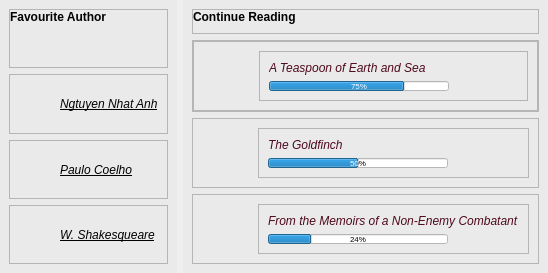
                  <widget class="QWidget" name="YourBookAndAuthor" native="true">
                   <layout class="QHBoxLayout" name="horizontalLayout_12">
                    <property name="leftMargin">
                     <number>0</number>
                    </property>
                    <property name="topMargin">
                     <number>0</number>
                    </property>
                    <property name="rightMargin">
                     <number>0</number>
                    </property>
                    <property name="bottomMargin">
                     <number>0</number>
                    </property>
                    <item>
                     <widget class="QWidget" name="widget_3" native="true">
                      <layout class="QHBoxLayout" name="horizontalLayout_18">
                       <property name="leftMargin">
                        <number>0</number>
                       </property>
                       <property name="topMargin">
                        <number>0</number>
                       </property>
                       <property name="rightMargin">
                        <number>0</number>
                       </property>
                       <property name="bottomMargin">
                        <number>0</number>
                       </property>
                       <item>
                        <widget class="QWidget" name="Autthor" native="true">
                         <property name="styleSheet">
                          <string notr="true">background-color: #EAEAEA</string>
                         </property>
                         <layout class="QVBoxLayout" name="verticalLayout_9">
                          <item>
                           <widget class="QFrame" name="frame_2">
                            <property name="frameShape">
                             <enum>QFrame::StyledPanel</enum>
                            </property>
                            <property name="frameShadow">
                             <enum>QFrame::Raised</enum>
                            </property>
                            <layout class="QHBoxLayout" name="horizontalLayout_13">
                             <property name="leftMargin">
                              <number>0</number>
                             </property>
                             <property name="topMargin">
                              <number>0</number>
                             </property>
                             <item alignment="Qt::AlignTop">
                              <widget class="QLabel" name="label_2">
                               <property name="font">
                                <font>
                                 <weight>75</weight>
                                 <bold>true</bold>
                                </font>
                               </property>
                               <property name="text">
                                <string>Favourite Author</string>
                               </property>
                              </widget>
                             </item>
                            </layout>
                           </widget>
                          </item>
                          <item>
                           <widget class="QFrame" name="frame_4">
                            <property name="frameShape">
                             <enum>QFrame::StyledPanel</enum>
                            </property>
                            <property name="frameShadow">
                             <enum>QFrame::Raised</enum>
                            </property>
                            <layout class="QHBoxLayout" name="horizontalLayout_14">
                             <item>
                              <widget class="QLabel" name="label_22">
                               <property name="minimumSize">
                                <size>
                                 <width>35</width>
                                 <height>35</height>
                                </size>
                               </property>
                               <property name="maximumSize">
                                <size>
                                 <width>35</width>
                                 <height>35</height>
                                </size>
                               </property>
                               <property name="text">
                                <string/>
                               </property>
                               <property name="pixmap">
                                <pixmap resource="Resource.qrc">:/Images/Resource/Images/nguyennhatanh_author.jpg</pixmap>
                               </property>
                               <property name="scaledContents">
                                <bool>true</bool>
                               </property>
                              </widget>
                             </item>
                             <item>
                              <widget class="QLabel" name="label_20">
                               <property name="font">
                                <font>
                                 <weight>50</weight>
                                 <italic>true</italic>
                                 <bold>false</bold>
                                 <underline>true</underline>
                                </font>
                               </property>
                               <property name="text">
                                <string>Ngtuyen Nhat Anh</string>
                               </property>
                              </widget>
                             </item>
                            </layout>
                           </widget>
                          </item>
                          <item>
                           <widget class="QFrame" name="frame_5">
                            <property name="frameShape">
                             <enum>QFrame::StyledPanel</enum>
                            </property>
                            <property name="frameShadow">
                             <enum>QFrame::Raised</enum>
                            </property>
                            <layout class="QHBoxLayout" name="horizontalLayout_15">
                             <item>
                              <widget class="QLabel" name="label_21">
                               <property name="minimumSize">
                                <size>
                                 <width>35</width>
                                 <height>35</height>
                                </size>
                               </property>
                               <property name="maximumSize">
                                <size>
                                 <width>35</width>
                                 <height>35</height>
                                </size>
                               </property>
                               <property name="text">
                                <string/>
                               </property>
                               <property name="pixmap">
                                <pixmap resource="Resource.qrc">:/Images/Resource/Images/paulo_author.jpg</pixmap>
                               </property>
                               <property name="scaledContents">
                                <bool>true</bool>
                               </property>
                              </widget>
                             </item>
                             <item>
                              <widget class="QLabel" name="label_26">
                               <property name="font">
                                <font>
                                 <italic>true</italic>
                                 <underline>true</underline>
                                </font>
                               </property>
                               <property name="text">
                                <string>Paulo Coelho</string>
                               </property>
                              </widget>
                             </item>
                             <item>
                              <widget class="QLabel" name="label_23">
                               <property name="text">
                                <string/>
                               </property>
                              </widget>
                             </item>
                            </layout>
                           </widget>
                          </item>
                          <item>
                           <widget class="QFrame" name="frame_3">
                            <property name="frameShape">
                             <enum>QFrame::StyledPanel</enum>
                            </property>
                            <property name="frameShadow">
                             <enum>QFrame::Raised</enum>
                            </property>
                            <layout class="QHBoxLayout" name="horizontalLayout_16">
                             <item>
                              <widget class="QLabel" name="label_24">
                               <property name="minimumSize">
                                <size>
                                 <width>35</width>
                                 <height>35</height>
                                </size>
                               </property>
                               <property name="maximumSize">
                                <size>
                                 <width>35</width>
                                 <height>35</height>
                                </size>
                               </property>
                               <property name="text">
                                <string/>
                               </property>
                               <property name="pixmap">
                                <pixmap resource="Resource.qrc">:/Images/Resource/Images/shakespeare_author.jpg</pixmap>
                               </property>
                               <property name="scaledContents">
                                <bool>true</bool>
                               </property>
                              </widget>
                             </item>
                             <item>
                              <widget class="QLabel" name="label_25">
                               <property name="font">
                                <font>
                                 <italic>true</italic>
                                 <underline>true</underline>
                                </font>
                               </property>
                               <property name="text">
                                <string>W. Shakesqueare</string>
                               </property>
                              </widget>
                             </item>
                            </layout>
                           </widget>
                          </item>
                         </layout>
                        </widget>
                       </item>
                       <item>
                        <widget class="QFrame" name="frame_2">
                         <property name="styleSheet">
                          <string notr="true">background-color: #EAEAEA</string>
                         </property>
                         <layout class="QVBoxLayout" name="verticalLayout_10">
                          <item>
                           <widget class="QFrame" name="frame_6">
                            <property name="frameShape">
                             <enum>QFrame::StyledPanel</enum>
                            </property>
                            <property name="frameShadow">
                             <enum>QFrame::Raised</enum>
                            </property>
                            <layout class="QHBoxLayout" name="horizontalLayout_17">
                             <property name="leftMargin">
                              <number>0</number>
                             </property>
                             <property name="topMargin">
                              <number>0</number>
                             </property>
                             <item alignment="Qt::AlignTop">
                              <widget class="QLabel" name="label_5">
                               <property name="font">
                                <font>
                                 <weight>75</weight>
                                 <bold>true</bold>
                                </font>
                               </property>
                               <property name="text">
                                <string>Continue Reading</string>
                               </property>
                              </widget>
                             </item>
                            </layout>
                           </widget>
                          </item>
                          <item>
                           <widget class="QFrame" name="frame_7">
                            <property name="frameShape">
                             <enum>QFrame::StyledPanel</enum>
                            </property>
                            <property name="frameShadow">
                             <enum>QFrame::Raised</enum>
                            </property>
                            <layout class="QHBoxLayout" name="horizontalLayout_19">
                             <property name="leftMargin">
                              <number>0</number>
                             </property>
                             <property name="topMargin">
                              <number>0</number>
                             </property>
                             <property name="rightMargin">
                              <number>0</number>
                             </property>
                             <property name="bottomMargin">
                              <number>0</number>
                             </property>
                             <item>
                              <widget class="QFrame" name="frame_10">
                               <property name="frameShape">
                                <enum>QFrame::StyledPanel</enum>
                               </property>
                               <property name="frameShadow">
                                <enum>QFrame::Raised</enum>
                               </property>
                               <layout class="QHBoxLayout" name="horizontalLayout_22">
                                <item>
                                 <widget class="QLabel" name="label_27">
                                  <property name="minimumSize">
                                   <size>
                                    <width>50</width>
                                    <height>50</height>
                                   </size>
                                  </property>
                                  <property name="maximumSize">
                                   <size>
                                    <width>50</width>
                                    <height>50</height>
                                   </size>
                                  </property>
                                  <property name="text">
                                   <string/>
                                  </property>
                                  <property name="pixmap">
                                   <pixmap resource="Resource.qrc">:/Images/Resource/Images/a_teaspon.jpg</pixmap>
                                  </property>
                                  <property name="scaledContents">
                                   <bool>true</bool>
                                  </property>
                                 </widget>
                                </item>
                                <item>
                                 <widget class="QFrame" name="frame_13">
                                  <property name="frameShape">
                                   <enum>QFrame::StyledPanel</enum>
                                  </property>
                                  <property name="frameShadow">
                                   <enum>QFrame::Raised</enum>
                                  </property>
                                  <layout class="QVBoxLayout" name="verticalLayout_13">
                                   <item>
                                    <widget class="QLabel" name="label_28">
                                     <property name="font">
                                      <font>
                                       <italic>true</italic>
                                      </font>
                                     </property>
                                     <property name="styleSheet">
                                      <string notr="true">color: #4F091D</string>
                                     </property>
                                     <property name="text">
                                      <string>A Teaspoon of Earth and Sea </string>
                                     </property>
                                    </widget>
                                   </item>
                                   <item>
                                    <widget class="QProgressBar" name="progressBar">
                                     <property name="maximumSize">
                                      <size>
                                       <width>180</width>
                                       <height>10</height>
                                      </size>
                                     </property>
                                     <property name="font">
                                      <font>
                                       <pointsize>6</pointsize>
                                      </font>
                                     </property>
                                     <property name="styleSheet">
                                      <string notr="true">background-color: white
</string>
                                     </property>
                                     <property name="value">
                                      <number>75</number>
                                     </property>
                                    </widget>
                                   </item>
                                  </layout>
                                 </widget>
                                </item>
                               </layout>
                              </widget>
                             </item>
                            </layout>
                           </widget>
                          </item>
                          <item>
                           <widget class="QFrame" name="frame_8">
                            <property name="frameShape">
                             <enum>QFrame::StyledPanel</enum>
                            </property>
                            <property name="frameShadow">
                             <enum>QFrame::Raised</enum>
                            </property>
                            <layout class="QHBoxLayout" name="horizontalLayout_20">
                             <item>
                              <widget class="QLabel" name="label_30">
                               <property name="sizePolicy">
                                <sizepolicy hsizetype="Preferred" vsizetype="Minimum">
                                 <horstretch>0</horstretch>
                                 <verstretch>0</verstretch>
                                </sizepolicy>
                               </property>
                               <property name="minimumSize">
                                <size>
                                 <width>50</width>
                                 <height>50</height>
                                </size>
                               </property>
                               <property name="maximumSize">
                                <size>
                                 <width>50</width>
                                 <height>50</height>
                                </size>
                               </property>
                               <property name="text">
                                <string/>
                               </property>
                               <property name="pixmap">
                                <pixmap resource="Resource.qrc">:/Images/Resource/Images/the_goldfinch.jpg</pixmap>
                               </property>
                               <property name="scaledContents">
                                <bool>true</bool>
                               </property>
                              </widget>
                             </item>
                             <item>
                              <widget class="QFrame" name="frame_11">
                               <property name="frameShape">
                                <enum>QFrame::StyledPanel</enum>
                               </property>
                               <property name="frameShadow">
                                <enum>QFrame::Raised</enum>
                               </property>
                               <layout class="QVBoxLayout" name="verticalLayout_11">
                                <item>
                                 <widget class="QLabel" name="label_29">
                                  <property name="font">
                                   <font>
                                    <italic>true</italic>
                                   </font>
                                  </property>
                                  <property name="styleSheet">
                                   <string notr="true">color: #4F091D</string>
                                  </property>
                                  <property name="text">
                                   <string>The Goldfinch </string>
                                  </property>
                                 </widget>
                                </item>
                                <item>
                                 <widget class="QProgressBar" name="progressBar_2">
                                  <property name="maximumSize">
                                   <size>
                                    <width>180</width>
                                    <height>10</height>
                                   </size>
                                  </property>
                                  <property name="font">
                                   <font>
                                    <pointsize>6</pointsize>
                                   </font>
                                  </property>
                                  <property name="styleSheet">
                                   <string notr="true">
background-color: white;</string>
                                  </property>
                                  <property name="value">
                                   <number>50</number>
                                  </property>
                                 </widget>
                                </item>
                               </layout>
                              </widget>
                             </item>
                            </layout>
                           </widget>
                          </item>
                          <item>
                           <widget class="QFrame" name="frame_9">
                            <property name="frameShape">
                             <enum>QFrame::StyledPanel</enum>
                            </property>
                            <property name="frameShadow">
                             <enum>QFrame::Raised</enum>
                            </property>
                            <layout class="QHBoxLayout" name="horizontalLayout_21">
                             <item>
                              <widget class="QLabel" name="label_31">
                               <property name="minimumSize">
                                <size>
                                 <width>50</width>
                                 <height>50</height>
                                </size>
                               </property>
                               <property name="maximumSize">
                                <size>
                                 <width>50</width>
                                 <height>50</height>
                                </size>
                               </property>
                               <property name="text">
                                <string/>
                               </property>
                               <property name="pixmap">
                                <pixmap resource="Resource.qrc">:/Images/Resource/Images/memoirs.jpg</pixmap>
                               </property>
                               <property name="scaledContents">
                                <bool>true</bool>
                               </property>
                              </widget>
                             </item>
                             <item>
                              <widget class="QFrame" name="frame_12">
                               <property name="frameShape">
                                <enum>QFrame::StyledPanel</enum>
                               </property>
                               <property name="frameShadow">
                                <enum>QFrame::Raised</enum>
                               </property>
                               <layout class="QVBoxLayout" name="verticalLayout_12">
                                <item>
                                 <widget class="QLabel" name="label_32">
                                  <property name="font">
                                   <font>
                                    <italic>true</italic>
                                   </font>
                                  </property>
                                  <property name="styleSheet">
                                   <string notr="true">color: #4F091D</string>
                                  </property>
                                  <property name="text">
                                   <string>From the Memoirs of a Non-Enemy Combatant</string>
                                  </property>
                                 </widget>
                                </item>
                                <item>
                                 <widget class="QProgressBar" name="progressBar_3">
                                  <property name="maximumSize">
                                   <size>
                                    <width>180</width>
                                    <height>10</height>
                                   </size>
                                  </property>
                                  <property name="font">
                                   <font>
                                    <pointsize>6</pointsize>
                                   </font>
                                  </property>
                                  <property name="styleSheet">
                                   <string notr="true">background-color: white
</string>
                                  </property>
                                  <property name="value">
                                   <number>24</number>
                                  </property>
                                 </widget>
                                </item>
                               </layout>
                              </widget>
                             </item>
                            </layout>
                           </widget>
                          </item>
                         </layout>
                        </widget>
                       </item>
                      </layout>
                     </widget>
                    </item>
                   </layout>
                  </widget>
